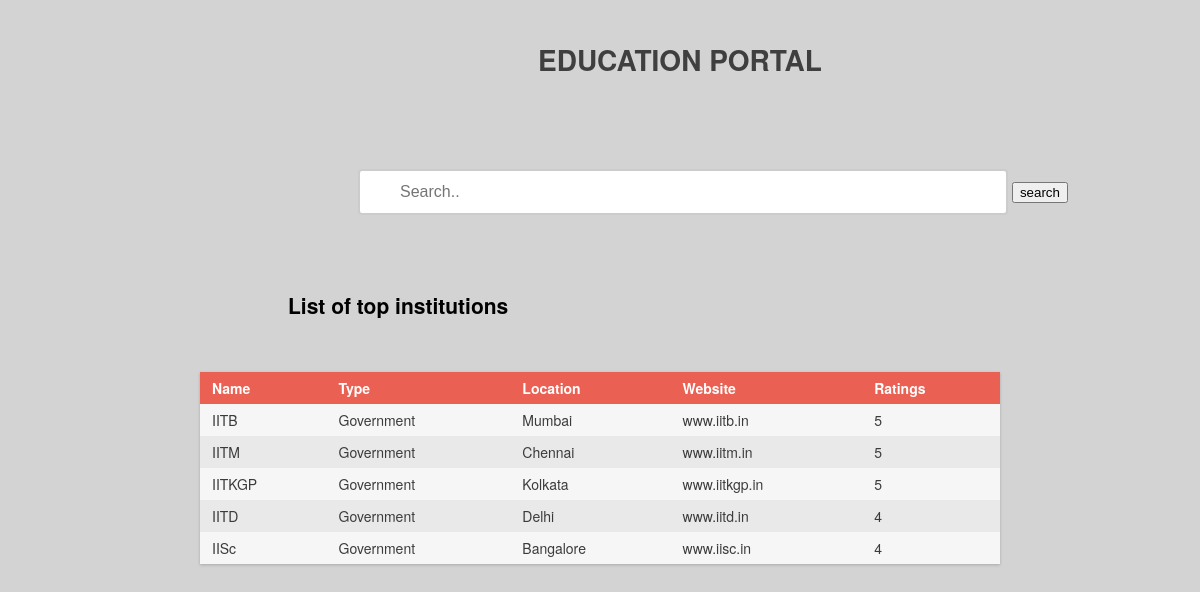
The page / on the database its author committed.
### portal/edup/models.py (models this page shows)
class school(models.Model):
    sname = models.CharField(max_length=200)
    slocation = models.CharField(max_length=200)
    sratings = models.IntegerField()
    stype = models.CharField(max_length=200)
    sweb = models.CharField(max_length=50)

### portal/edup/views.py (the view)
# urls.py: url(r'^$', views.index, name='index'),
def index(request):
	a=[]
	res = school.objects.all()
	for i in res:
		a.append(i)
	print a
	return render(request,'index.html',{'cat':a})

### portal/templates/index.html (shortened to what this page needs)
{% load static from staticfiles %}
<html>
<head>
<link rel="stylesheet" href="//code.jquery.com/ui/1.11.4/themes/smoothness/jquery-ui.css">
</head>
<body>
	<h1 style="margin-left:530px;margin-top:50px;color:#3f3f3f;">EDUCATION PORTAL</h1>
<form>
  <input id='tags' type="text" name="search" placeholder="Search..">
  <input type="button" value="search" onclick="di();">
</form>
<h2 style="margin-left:280px;margin-top:80px;color:#000;">List of top institutions</h2>
<div class="wrapper">
  <div class="table">
    <div class="row header">
      <div class="cell">
        Name
      </div>
      <div class="cell">
        Type
      </div>
      <div class="cell">
        Location
      </div>
        <div class="cell">
        Website
      </div>
      <div class="cell">
        Ratings
      </div>
    </div>
    {% for i in cat %}
    {% if forloop.counter < 6 %}
    <div class="row">
    <div class="cell">
        {{i.sname}}
      </div>
      <div class="cell">
        {{i.stype}}
      </div>
      <div class="cell">
       {{i.slocation}}
             </div>
      <div class="cell">
      {{i.sweb}}
      </div>
      <div class="cell">
       {{i.sratings}}
      </div>
    </div>
    {% endif %}
      {% endfor %}
    </div>
  </div>
</body>
</html>

### portal/templates/index.html (style rules this page uses)
input[type=text] { width: 650px; margin-top: 80px; margin-left: 350px; box-sizing: border-box; border: 2px solid #ccc; border-radius: 4px; font-size: 16px; background-color: white; background-position: 10px 10px; background-repeat: no-repeat; padding: 12px 10px 12px 40px; -webkit-transition: width 0.4s ease-in-out; transition: width 0.4s ease-in-out; }
body { font-family: "Helvetica Neue", Helvetica, Arial; font-size: 14px; line-height: 20px; font-weight: 400; color: #3b3b3b; -webkit-font-smoothing: antialiased; font-smoothing: antialiased; background: #D3D3D3; }
.wrapper { margin: 0 auto; padding: 40px; max-width: 800px; }
.table { margin: 0 0 40px 0; width: 100%; box-shadow: 0 1px 3px rgba(0, 0, 0, 0.2); display: table; }
.row { display: table-row; background: #f6f6f6; }
.row:nth-of-type(odd) { background: #e9e9e9; }
.row.header { font-weight: 900; color: #ffffff; background: #ea6153; }
.cell { padding: 6px 12px; display: table-cell; }

### rows shown on the page
school: sname "IITB", stype "Government", slocation "Mumbai", sweb "www.iitb.in", sratings "5"
school: sname "IITM", stype "Government", slocation "Chennai", sweb "www.iitm.in", sratings "5"
school: sname "IITKGP", stype "Government", slocation "Kolkata", sweb "www.iitkgp.in", sratings "5"
school: sname "IITD", stype "Government", slocation "Delhi", sweb "www.iitd.in", sratings "4"
school: sname "IISc", stype "Government", slocation "Bangalore", sweb "www.iisc.in", sratings "4"
